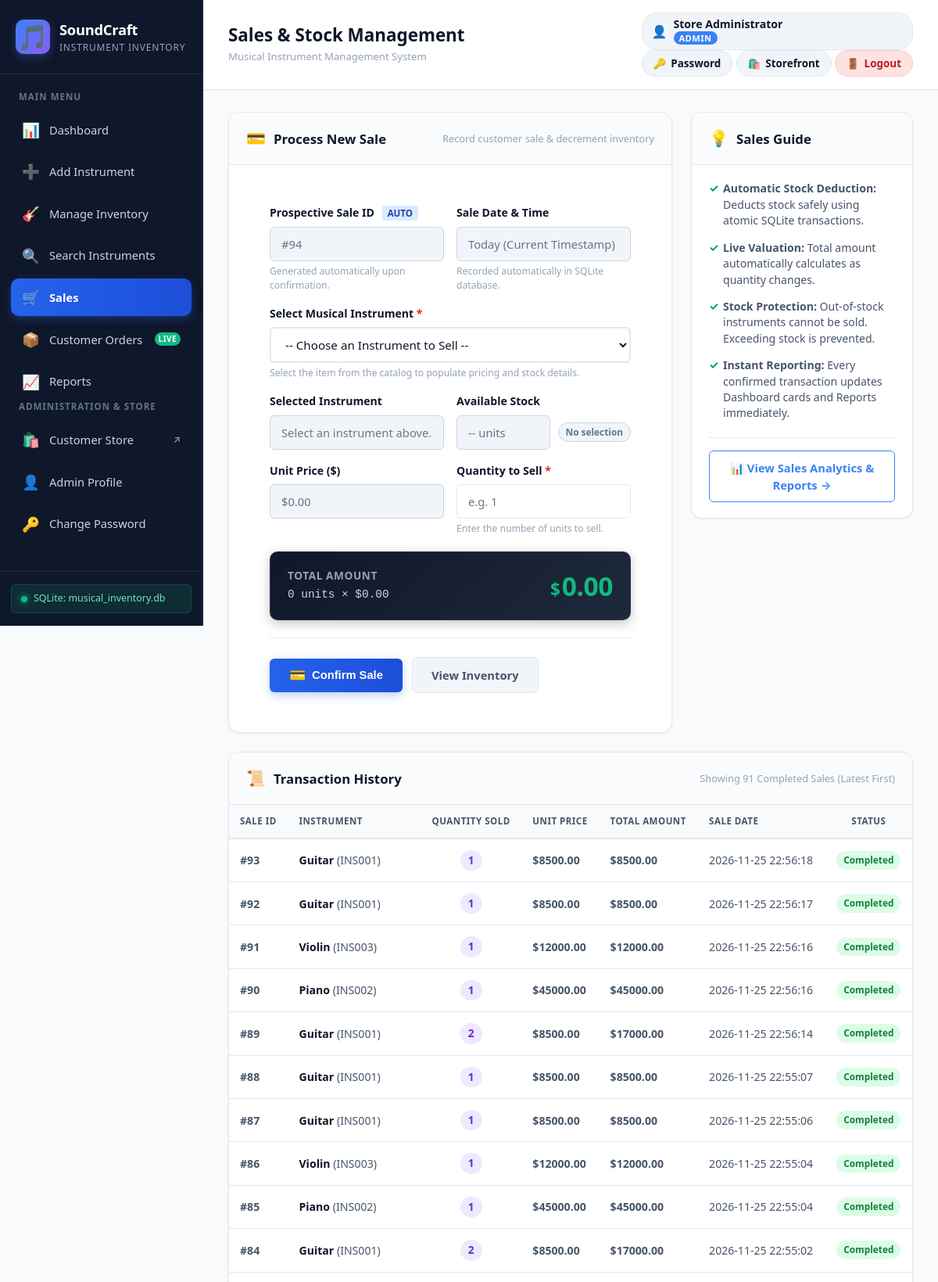
/sales (signed in, upper part), run on the app's committed database.
### tables this page shows
CREATE TABLE sales (
            sale_id INTEGER PRIMARY KEY AUTOINCREMENT,
            instrument_id INTEGER,
            instrument_name TEXT NOT NULL,
            quantity_sold INTEGER NOT NULL CHECK (quantity_sold >= 0),
            unit_price REAL NOT NULL CHECK (unit_price >= 0),
            total_amount REAL NOT NULL CHECK (total_amount >= 0),
            sale_date TIMESTAMP DEFAULT CURRENT_TIMESTAMP,
            FOREIGN KEY (instrument_id) REFERENCES instruments (instrument_id) ON DELETE SET NULL
        );

### app.py (the view, shortened to what this page needs)
@app.route('/sales', methods=['GET', 'POST'])
@login_required
def sales_route():
    instruments = get_all_instruments_for_sales()
    sales_history = get_sales_history()
    next_sale_id = get_next_sale_id()
    return render_template(
        'sales.html',
        instruments=instruments,
        sales_history=sales_history,
        next_sale_id=next_sale_id
    )

### app.py (called while the page is built)
@app.context_processor
def inject_cart_info():
    cart = session.get('cart', {})
    cart_count = sum(cart.values()) if isinstance(cart, dict) else 0
    return dict(cart_count=cart_count)

def login_required(f):
    @wraps(f)
    def decorated_function(*args, **kwargs):
        if 'user_id' not in session:
            flash("Please log in as an administrator to access this page.", "warning")
            return redirect(url_for('login', next=request.path))
        if session.get('role') != 'Admin':
            flash("Access Denied: You do not have administrator permissions to access this page.", "danger")
            return redirect(url_for('customer_store'))
        return f(*args, **kwargs)
    return decorated_function

### database.py (called while the page is built)
def get_db_connection(db_path=DATABASE_PATH):
    conn = sqlite3.connect(db_path)
    conn.execute("PRAGMA foreign_keys = ON;")
    conn.row_factory = sqlite3.Row
    return conn

def close_db_connection(conn):
    if conn:
        conn.close()

def get_sales_history(limit=None, db_path=DATABASE_PATH):
    conn = get_db_connection(db_path)
    cursor = conn.cursor()
    try:
        if limit:
            cursor.execute("SELECT * FROM sales ORDER BY sale_id DESC LIMIT ?;", (limit,))
        else:
            cursor.execute("SELECT * FROM sales ORDER BY sale_id DESC;")
        return cursor.fetchall()
    finally:
        close_db_connection(conn)

def get_next_sale_id(db_path=DATABASE_PATH):
    conn = get_db_connection(db_path)
    cursor = conn.cursor()
    try:
        cursor.execute("SELECT COALESCE(MAX(sale_id), 0) + 1 FROM sales;")
        return cursor.fetchone()[0]
    finally:
        close_db_connection(conn)

def get_all_instruments_for_sales(db_path=DATABASE_PATH):
    conn = get_db_connection(db_path)
    cursor = conn.cursor()
    try:
        cursor.execute("""
            SELECT instrument_id, name, category, brand, price, quantity
            FROM instruments
            ORDER BY name ASC;
        """)
        return cursor.fetchall()
    finally:
        close_db_connection(conn)

### templates/sales.html (shortened to what this page needs)
{% extends "base.html" %}
{% block page_title %}Sales &amp; Stock Management{% endblock %}
{% block content %}
<div class="sales-page-container">
    <div class="sales-grid">
        <div class="panel form-panel sales-form-panel">
            <div class="panel-header">
                <div class="panel-title-group">
                    <span class="panel-icon">💳</span>
                    <h3>Process New Sale</h3>
                </div>
                <span class="panel-subtext">Record customer sale &amp; decrement inventory</span>
            </div>
            <div class="panel-body">
                <form action="{{ url_for('sales_route') }}" method="POST" id="salesForm" class="instrument-form" onsubmit="return handleSalesSubmit(this)">
                    <div class="sales-form-grid">
                        <div class="form-group">
                            <label for="sale_id_display" class="form-label">
                                Prospective Sale ID <span class="tag-auto">Auto</span>
                            </label>
                            <input
                                type="text"
                                id="sale_id_display"
                                class="form-control input-readonly"
                                value="#{{ next_sale_id }}"
                                readonly
                                disabled
                            >
                            <span class="form-hint">Generated automatically upon confirmation.</span>
                        </div>
                        <div class="form-group">
                            <label for="sale_date_display" class="form-label">Sale Date &amp; Time</label>
                            <input
                                type="text"
                                id="sale_date_display"
                                class="form-control input-readonly"
                                value="Today (Current Timestamp)"
                                readonly
                                disabled
                            >
                            <span class="form-hint">Recorded automatically in SQLite database.</span>
                        </div>
                        <div class="form-group form-group-full">
                            <label for="instrument_id" class="form-label">
                                Select Musical Instrument <span class="required">*</span>
                            </label>
                            <select
                                id="instrument_id"
                                name="instrument_id"
                                class="form-select sales-select"
                                required
                                onchange="onInstrumentChange(this)"
                            >
                                <option value="" disabled selected>-- Choose an Instrument to Sell --</option>
                            </select>
                            <span class="form-hint">Select the item from the catalog to populate pricing and stock details.</span>
                        </div>
                        <div class="form-group">
                            <label for="display_name" class="form-label">Selected Instrument</label>
                            <input
                                type="text"
                                id="display_name"
                                class="form-control input-readonly"
                                placeholder="Select an instrument above..."
                                readonly
                            >
                        </div>
                        <div class="form-group">
                            <label class="form-label">Available Stock</label>
                            <div class="stock-display-wrapper">
                                <input
                                    type="text"
                                    id="display_stock"
                                    class="form-control input-readonly stock-num-input"
                                    value="-- units"
                                    readonly
                                >
                                <span id="stock_badge" class="badge-status badge-neutral">No selection</span>
                            </div>
                        </div>
                        <div class="form-group">
                            <label for="display_price" class="form-label">Unit Price ($)</label>
                            <input
                                type="text"
                                id="display_price"
                                class="form-control input-readonly"
                                value="$0.00"
                                readonly
                            >
                        </div>
                        <div class="form-group">
                            <label for="quantity" class="form-label">
                                Quantity to Sell <span class="required">*</span>
                            </label>
                            <input
                                type="number"
                                id="quantity"
                                name="quantity"
                                class="form-control"
                                min="1"
                                step="1"
                                placeholder="e.g. 1"
                                required
                                oninput="calculateTotal()"
                            >
                            <span id="qty_hint" class="form-hint">Enter the number of units to sell.</span>
                        </div>
                    </div>
                    <div class="total-calculation-card">
                        <div class="total-left">
                            <span class="total-label">Total Amount</span>
                            <span class="total-formula" id="formula_text">0 units &times; $0.00</span>
                        </div>
                        <div class="total-right">
                            <span class="total-currency">$</span>
                            <span class="total-amount-value" id="display_total">0.00</span>
                        </div>
                    </div>
                    <div class="form-actions sales-actions">
                        <button type="submit" id="btnConfirmSale" class="btn btn-primary btn-sale-submit" disabled>
                            <span class="btn-icon">💳</span> Confirm Sale
                        </button>
                        <a href="{{ url_for('manage_inventory') }}" class="btn btn-secondary">
                            View Inventory
                        </a>
                    </div>
                </form>
            </div>
        </div>
        <div class="sales-summary-sidebar">
            <div class="panel highlight-panel">
                <div class="panel-header">
                    <div class="panel-title-group">
                        <span class="panel-icon">💡</span>
                        <h3>Sales Guide</h3>
                    </div>
                </div>
                <div class="panel-body info-guide-body">
                    <ul class="guide-list">
                        <li>
                            <strong>Automatic Stock Deduction:</strong> Deducts stock safely using atomic SQLite transactions.
                        </li>
                        <li>
                            <strong>Live Valuation:</strong> Total amount automatically calculates as quantity changes.
                        </li>
                        <li>
                            <strong>Stock Protection:</strong> Out-of-stock instruments cannot be sold. Exceeding stock is prevented.
                        </li>
                        <li>
                            <strong>Instant Reporting:</strong> Every confirmed transaction updates Dashboard cards and Reports immediately.
                        </li>
                    </ul>
                    <div class="quick-link-box">
                        <a href="{{ url_for('reports_route') }}" class="btn btn-outline-primary btn-block">
                            📊 View Sales Analytics &amp; Reports &rarr;
                        </a>
                    </div>
                </div>
            </div>
        </div>
    </div>
    <div class="panel history-panel">
        <div class="panel-header">
            <div class="panel-title-group">
                <span class="panel-icon">📜</span>
                <h3>Transaction History</h3>
            </div>
            <span class="panel-subtext">Showing {{ sales_history|length }} Completed Sales (Latest First)</span>
        </div>
        <div class="panel-body table-panel-body">
            {% if sales_history and sales_history|length > 0 %}
            <div class="table-responsive">
                <table class="data-table">
                    <thead>
                        <tr>
                            <th>Sale ID</th>
                            <th>Instrument</th>
                            <th class="text-center">Quantity Sold</th>
                            <th>Unit Price</th>
                            <th>Total Amount</th>
                            <th>Sale Date</th>
                            <th class="text-center">Status</th>
                        </tr>
                    </thead>
                    <tbody>
                        {% for sale in sales_history %}
                        <tr>
                            <td class="col-id">#{{ sale['sale_id'] }}</td>
                            <td class="col-name">
                                <strong>{{ sale['instrument_name'] }}</strong>
                                {% if sale['instrument_id'] %}
                                <span class="sub-id">({{ sale['instrument_id'] }})</span>
                                {% endif %}
                            </td>
                            <td class="col-qty text-center">
                                <span class="badge-qty-sold">{{ sale['quantity_sold'] }}</span>
                            </td>
                            <td class="col-price">${{ "%.2f"|format(sale['unit_price']) }}</td>
                            <td class="col-total">
                                <strong class="text-success">${{ "%.2f"|format(sale['total_amount']) }}</strong>
                            </td>
                            <td class="col-date">{{ sale['sale_date'] }}</td>
                            <td class="text-center">
                                <span class="badge-status badge-in">Completed</span>
                            </td>
                        </tr>
                        {% endfor %}
                    </tbody>
                </table>
            </div>
            {% else %}
            <div class="empty-state">
                <div class="empty-icon">🛒</div>
                <h4>No Sales Recorded Yet</h4>
                <p>Use the form above to record your first customer sale. Transaction records will appear here immediately.</p>
            </div>
            {% endif %}
        </div>
    </div>
</div>
{% endblock %}

### data on the page
sales: sale_id "93", instrument_name "Guitar", instrument_id "INS001", quantity_sold "1", unit_price "8500.00", total_amount "8500.00", sale_date "2026-11-25 22:56:18"
sales: sale_id "92", instrument_name "Guitar", instrument_id "INS001", quantity_sold "1", unit_price "8500.00", total_amount "8500.00", sale_date "2026-11-25 22:56:17"
sales: sale_id "91", instrument_name "Violin", instrument_id "INS003", quantity_sold "1", unit_price "12000.00", total_amount "12000.00", sale_date "2026-11-25 22:56:16"
sales: sale_id "90", instrument_name "Piano", instrument_id "INS002", quantity_sold "1", unit_price "45000.00", total_amount "45000.00", sale_date "2026-11-25 22:56:16"
sales: sale_id "89", instrument_name "Guitar", instrument_id "INS001", quantity_sold "2", unit_price "8500.00", total_amount "17000.00", sale_date "2026-11-25 22:56:14"
sales: sale_id "88", instrument_name "Guitar", instrument_id "INS001", quantity_sold "1", unit_price "8500.00", total_amount "8500.00", sale_date "2026-11-25 22:55:07"
sales: sale_id "87", instrument_name "Guitar", instrument_id "INS001", quantity_sold "1", unit_price "8500.00", total_amount "8500.00", sale_date "2026-11-25 22:55:06"
sales: sale_id "86", instrument_name "Violin", instrument_id "INS003", quantity_sold "1", unit_price "12000.00", total_amount "12000.00", sale_date "2026-11-25 22:55:04"
sales: sale_id "85", instrument_name "Piano", instrument_id "INS002", quantity_sold "1", unit_price "45000.00", total_amount "45000.00", sale_date "2026-11-25 22:55:04"
sales: sale_id "84", instrument_name "Guitar", instrument_id "INS001", quantity_sold "2", unit_price "8500.00", total_amount "17000.00", sale_date "2026-11-25 22:55:02"

### other printed values
{{ session.get('full_name') or session.get('username', 'Admin') }} "Store Administrator"
{{ session.get('role', 'Admin') }} "ADMIN"
{{ sales_history|length }} "91"
